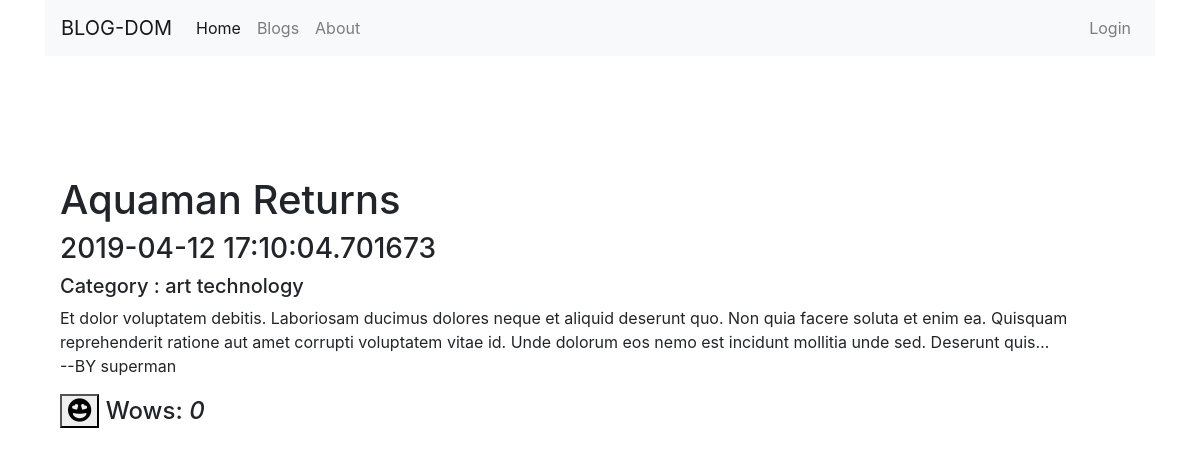
Screenshot of /blog/aquaman-returns/1555069204701 with the database file from the repository.
### tables this page shows
CREATE TABLE blog (id integer NOT NULL, title varchar(64) NOT NULL,
        slug varchar(32) NOT NULL, body text NOT NULL, date text, username varchar(16) NOT NULL,
        PRIMARY KEY (id), FOREIGN KEY(username) REFERENCES users(username) ON DELETE CASCADE ON UPDATE CASCADE);

CREATE TABLE category (blog_id integer NOT NULL, type varchar(16) NOT NULL,
        FOREIGN KEY(blog_id) REFERENCES blog(id) ON DELETE CASCADE ON UPDATE CASCADE, PRIMARY KEY(blog_id, type));

### flaskr/app.py (the view)
@app.route('/blog/<slug>/<id>', methods=['GET'])
def blog(slug, id):
    print(slug, id)
    with sqlite3.connect(DATABASE) as c:
        cur = c.cursor()
        cur.execute('SELECT * FROM blog where id = ?', [id])
        blog = cur.fetchall()[0]
        cur.execute('SELECT count(*) FROM wow WHERE blog_id = ?', [id])
        wows = cur.fetchone()[0]
        cur.execute('SELECT type FROM category WHERE blog_id = ?', [id])
        category = cur.fetchall()
        if session.get('logged_in'):
            curruser = session['username']
            return render_template('blog_view.html',blog=blog,wows=wows,category=category,loginstatus='True',curruser=curruser)
        else:
            return render_template('blog_view.html',blog=blog,wows=wows,category=category,loginstatus='False')

### flaskr/templates/blog_view.html (shortened to what this page needs)
<!DOCTYPE html>
<html lang="en" dir="ltr">
  <head>
    <link rel="stylesheet" href="..assets/css/style.css">
<link rel="stylesheet" href="https://stackpath.bootstrapcdn.com/bootstrap/4.3.1/css/bootstrap.min.css">
<link rel="stylesheet" href="https://use.fontawesome.com/releases/v5.8.1/css/all.css">
<link rel="stylesheet" href="https://use.fontawesome.com/releases/v5.8.1/css/all.css">
</head>
  <body>
    <div class="container">
    <nav class="navbar navbar-expand-lg navbar-light bg-light">
    <a class="navbar-brand" href="#">BLOG-DOM</a>
    <div class="collapse navbar-collapse" id="navbarNav">
      <ul class="navbar-nav">
        <li class="nav-item active">
          <a class="nav-link" href="#">Home <span class="sr-only">(current)</span></a>
        </li>
        <li class="nav-item">
          <a class="nav-link" href="#">Blogs</a>
        </li>
        <li class="nav-item">
          <a class="nav-link" href="#">About</a>
        </li>
      </ul>
      <ul class="navbar-nav ml-auto">
        {% if loginstatus=='True' %}
        <li class="nav-item">
          <a class="nav-link" href="#">Hey, {{ curruser }}</a>
        </li>
        <li class="nav-item">
          <a class="nav-link" href="/logout/">Logout</a>
        </li>
        {% else %}
        <li class="nav-item">
          <a class="nav-link" href="/login/">Login</a>
        </li>
        {% endif %}
      </ul>
    </div>
  </nav>
  </div>
<div class="container" style="margin-top:10%;">
<div class="col-md-12">
<h1>{{ blog[1] }}</h1>
<h3>{{blog[4]}}</h3>
<h5>
  Category :
{% for cat in category %}
{{ cat[0] }}
{% endfor %}
</h5>
<p>{{blog[3]}}<br>--BY {{blog[5]}}</p>
<h4> <button type="button" name="button" onclick="dowow()"><i  id="wow" class="fas fa-grin-hearts"></i></button>
Wows: <i id="wow-count">{{ wows }}</i></h4>
</div>
</div>
  </body>
</html>

### rows the page displays
blog: title "Aquaman Returns", date "2019-04-12 17:10:04.701673", body "Et dolor voluptatem debitis. Laboriosam ducimus dolores neque et aliquid deserunt quo. Non quia facere soluta et enim ea. Quisquam reprehenderit ratione aut amet corrupti voluptatem vitae id. Unde dolorum eos nemo est incidunt mollitia unde sed. Deserunt quis…", username "superman"
category: type "art"
category: type "technology"

### other values shown
{{ wows }} "0"
